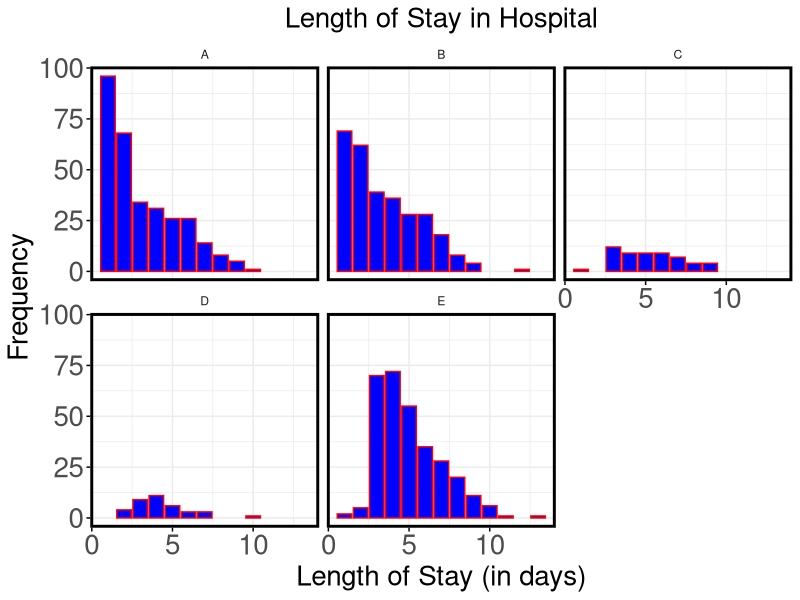
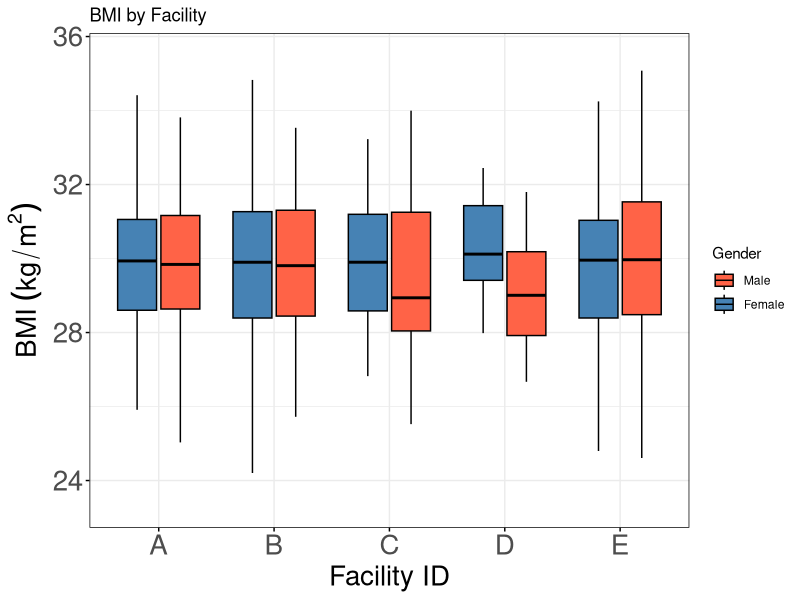

Recreate these plots in R, in order.
library(tidyverse)

los_data <- read_csv("los.csv")
head(los_data)

glos <- mutate(los_data, los= as.numeric(discharged-vdate)) %>% 
  ggplot(aes(x = los)) +
  geom_bar(color="red", fill="blue") + 
  labs(title = "Length of Stay in Hospital", x = "Length of Stay (in days)", y = "Frequency") +
  theme_minimal() +
  theme(plot.title = element_text(hjust=.5, size=20),
        axis.ticks = element_line(),
        panel.border = element_rect(fill = NA, linewidth = 2),
        axis.text = element_text(size=20),
        axis.title = element_text(size=20)
        ) +
  facet_wrap(~ facid)

glos

gbmi <- los_data %>% 
  ggplot(aes(x=facid, y=bmi, fill = gender)) +
  geom_boxplot(color="black", outlier.shape = NA) +
  scale_fill_manual(name = "Gender",
                    values = c("F" = "steelblue", "M" = "tomato"),
                    labels = c("F" = "Female", "M" = "Male"),
                    limits = c("M", "F")
                    )+
  theme_minimal() +
  labs(x="Facility ID", y = expression(BMI~(kg/m^2)), title = "BMI by Facility") + 
  theme(panel.border = element_rect(fill=NA),
        axis.ticks = element_line(),
        axis.text = element_text(size = 20),
        axis.title = element_text(size = 20)
        )


gbmi
